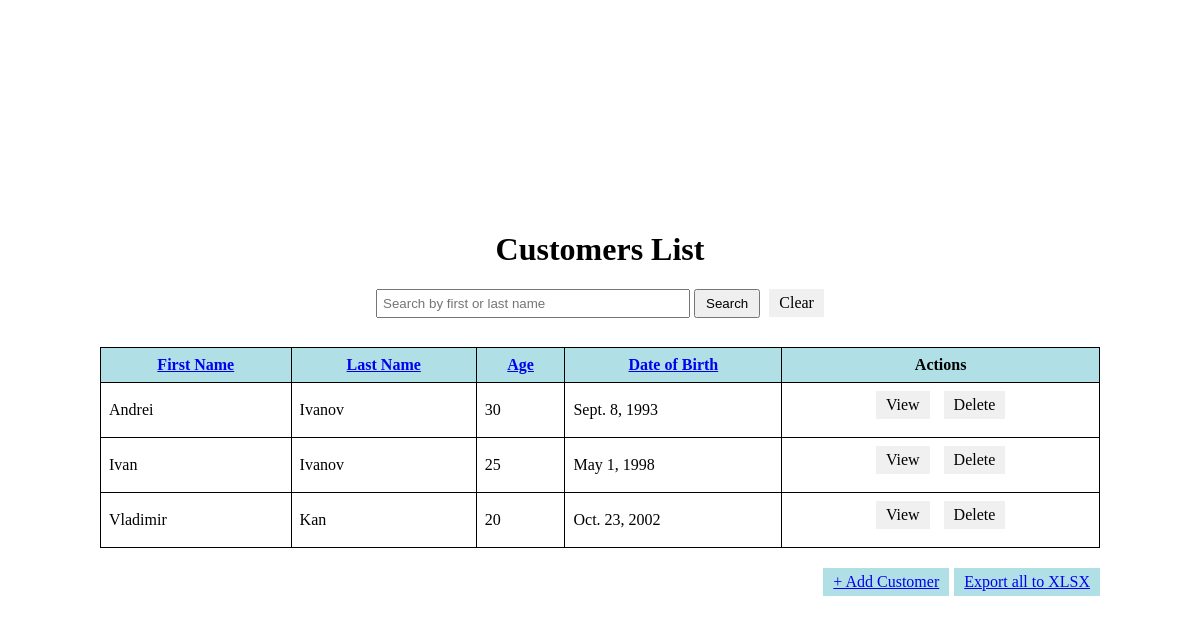
/?sort_by=surname, run on an earlier commit of the app's database.
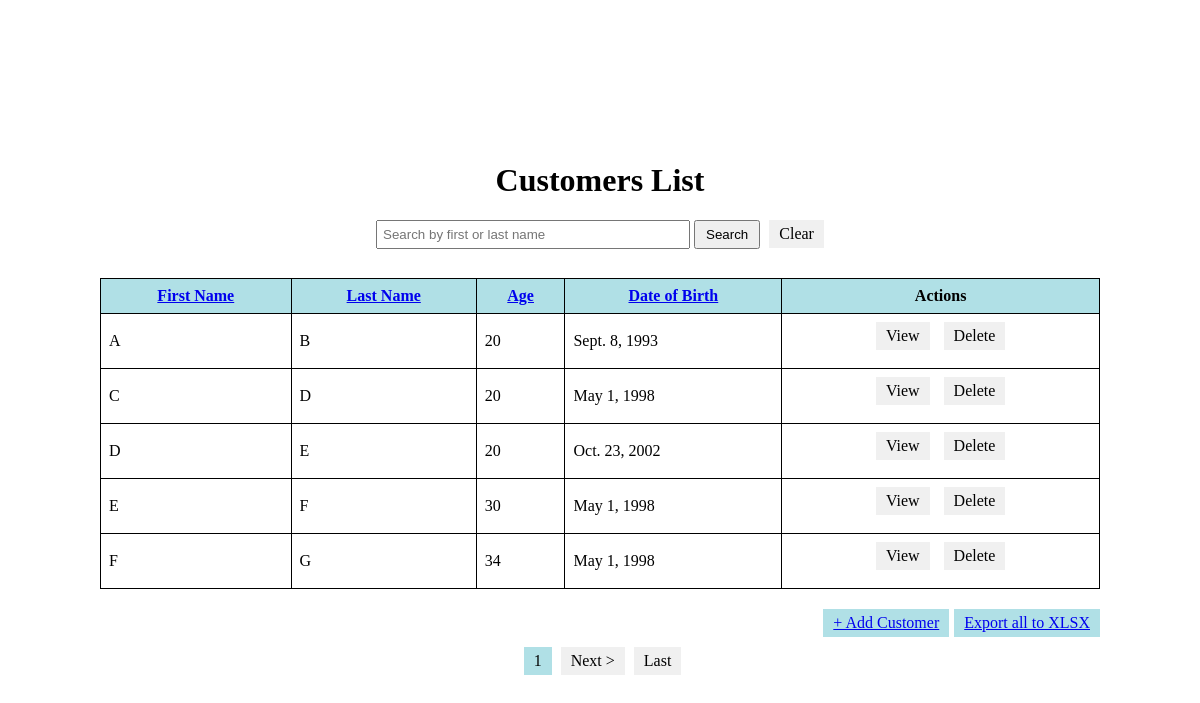
And on a later commit of the database.
### customersdb/models.py (models this page shows)
class Customer(models.Model):
    name = models.CharField(max_length=100)
    surname = models.CharField(max_length=100)
    age = models.PositiveIntegerField(validators=[MinValueValidator(1), MaxValueValidator(120)])
    date_birth = models.DateField()
    photo = models.ImageField(upload_to='images', null=True, blank=True)

### customersdb/views.py (the view)
# urls.py: path('', CustomersListView.as_view(), name='customers_list'),
class CustomersListView(ListView):
    model = Customer
    template_name = 'customersdb/customers_list.html'
    context_object_name = 'customers'
    ordering = 'pk'
    paginate_by = 5
    def get_queryset(self):
        queryset = super().get_queryset()
        query = self.request.GET.get('q')
        sort_by = self.request.GET.get('sort_by')
        if query:
            queryset = queryset.filter(
                Q(name__icontains=query) | Q(surname__icontains=query)
            )
        if sort_by:
            queryset = queryset.order_by(sort_by)
        return queryset

### customersdb/templates/customersdb/customers_list.html (shortened to what this page needs)
<!DOCTYPE html>
<html>
<head>
</head>
<body>
    <div class="container">
        <h1>Customers List</h1>
        <form method="get" action="" class="search-form">
            <input type="text" name="q" placeholder="Search by first or last name" value="{{ request.GET.q }}">
            <button type="submit">Search</button>
            <a href="?q=" class="link-button clear-button">Clear</a>
        </form>
        <table>
            <thead>
                <tr>
                    <th><a href="?sort_by=name">First Name</a></th>
                    <th><a href="?sort_by=surname">Last Name</a></th>
                    <th><a href="?sort_by=age">Age</a></th>
                    <th><a href="?sort_by=date_birth">Date of Birth</a></th>
                    <th>Actions</th>
                </tr>
            </thead>
            <tbody>
                {% for customer in customers %}
                <tr>
                    <td>{{ customer.name }}</td>
                    <td>{{ customer.surname }}</td>
                    <td>{{ customer.age }}</td>
                    <td>{{ customer.date_birth }}</td>
                    <td class="actions">
                        <a href="{% url 'customer_detail' customer.pk %}" class="link-button">View</a>
                        <a href="{% url 'customer_delete' customer.pk %}" class="link-button">Delete</a>
                    </td>
                </tr>
                {% endfor %}
            </tbody>
        </table>
        <div class="button-container">
            <div class="link-button add-customer">
                <a href="{% url 'customer_add' %}">+ Add Customer</a>
            </div>
            <div class="link-button export-xlsx">
                <a href="{% url 'export_customers' %}">Export all to XLSX</a>
            </div>
        </div>
        <div class="pagination-container">
            <div class="pagination">
                {% if is_paginated %}
                    <span class="current-page">{{ page_obj.number }}</span>
                    {% if page_obj.has_next %}
                        <a href="?sort_by={{ request.GET.sort_by }}&page={{ page_obj.next_page_number }}">Next ></a>
                        <a href="?sort_by={{ request.GET.sort_by }}&page={{ page_obj.paginator.num_pages }}">Last</a>
                    {% endif %}
                {% endif %}
            </div>
        </div>
    </div>
</body>
</html>

### customersdb/templates/customersdb/customers_list.html (style rules this page uses)
body { display: flex; justify-content: center; align-items: center; height: 100vh; }
h1 { text-align: center; }
form { text-align: center; margin-bottom: 20px; }
input[type="text"] { padding: 5px; width: 300px; }
button[type="submit"], button.clear-button { padding: 5px 10px; }
table { width: 1000px; border-collapse: collapse; margin: 0 auto; margin-bottom: 20px; }
th, td { padding: 8px; border: 1px solid black; }
th { background: #b0e0e6; }
td a { text-decoration: none; margin-right: 5px; }
.actions { text-align: center; }
.link-button { display: inline-block; margin-bottom: 10px; padding: 5px 10px; background-color: #f0f0f0; color: black; text-decoration: none; margin-left: 5px; }
.link-button.add-customer, .link-button.export-xlsx { background-color: #b0e0e6; }
.pagination { text-align: right; }
.pagination a { display: inline-block; padding: 5px 10px; margin-left: 5px; text-decoration: none; background-color: #f0f0f0; color: black; }
.pagination .current-page { display: inline-block; padding: 5px 10px; margin-left: 5px; background-color: #b0e0e6; color: black; }
.button-container { display: flex; justify-content: flex-end; align-items: center; margin-bottom: 40px; width: 1000px; margin: 0 auto; }
.pagination-container { display: flex; justify-content: center; }

What changed in the data, as far as the page shows it:
no longer on this page (row unchanged): Customer: name "Andrei", surname "Ivanov", age "30", date_birth "Sept. 8, 1993"
no longer on this page (row unchanged): Customer: name "Ivan", surname "Ivanov", age "25", date_birth "May 1, 1998"
no longer on this page (row unchanged): Customer: name "Vladimir", surname "Kan", age "20", date_birth "Oct. 23, 2002"
added Customer: name "A", surname "B", age "20", date_birth "Sept. 8, 1993"
added Customer: name "C", surname "D", age "20", date_birth "May 1, 1998"
added Customer: name "D", surname "E", age "20", date_birth "Oct. 23, 2002"
added Customer: name "E", surname "F", age "30", date_birth "May 1, 1998"
added Customer: name "F", surname "G", age "34", date_birth "May 1, 1998"
Also different on the page:
{{ page_obj.number }}: (not shown) → "1"
text now shown: "Next > Last"
